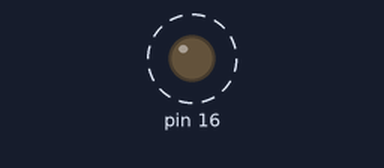
A sketch run on a simulated Arduino Uno, built with avr-gcc and run on an emulated ATmega328P. Shown: output pins drawn as LEDs (lit = HIGH). Dashed ring = blinking.

Above: at 0.2 s.
Timing chart, 0 to 3.0 s (numbered marks = the images above):
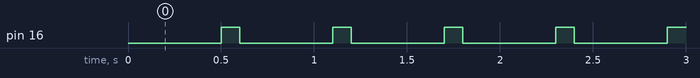

Measured:
- by itself, pin 16: alternates HIGH for 0.10 s and LOW for 0.50 s

The sketch:

project_zero.ino
```cpp
void setup() {
 pinMode(16,OUTPUT);
}

void loop() {

digitalWrite(16, LOW  );
delay(500);
digitalWrite(16, HIGH );
 delay(100);
}
```
